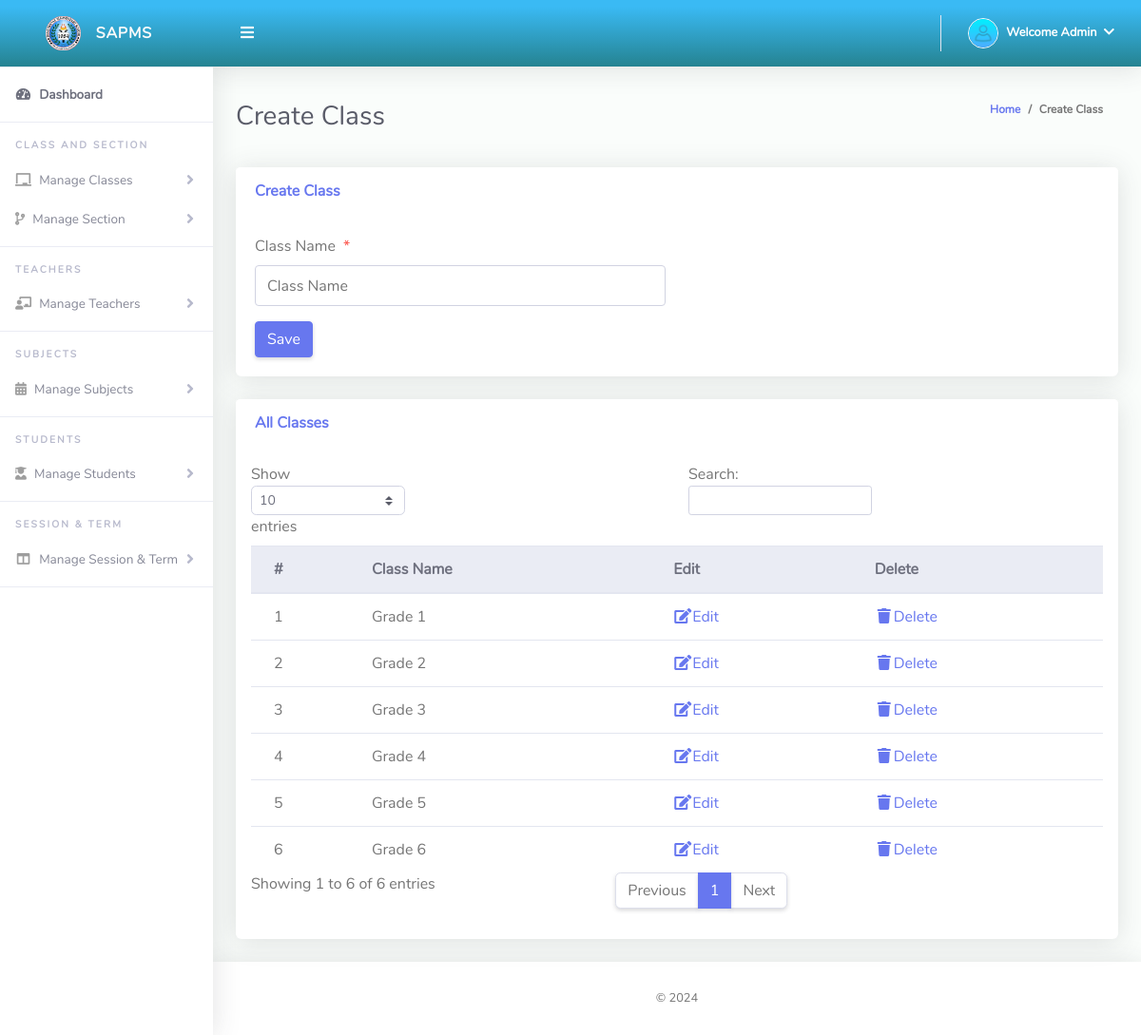
The app's page /Admin/createClass.php (signed in) with its own data.
### tables this page shows
CREATE TABLE `tblclass` (
  `Id` int(10) NOT NULL,
  `className` varchar(255) NOT NULL
);

### Admin/createClass.php (the view, shortened to what this page needs)
<?php
include '../Includes/dbcon.php';
?>
<!DOCTYPE html>
<html lang="en">
<head>
  <link href="../vendor/fontawesome-free/css/all.min.css" rel="stylesheet" type="text/css">
  <link href="../vendor/bootstrap/css/bootstrap.min.css" rel="stylesheet" type="text/css">
  <link href="css/ruang-admin.min.css" rel="stylesheet">
</head>
<body id="page-top">
  <div id="wrapper">
      <?php include "Includes/sidebar.php";?>
    <div id="content-wrapper" class="d-flex flex-column">
      <div id="content">
       <?php include "Includes/topbar.php";?>
        <div class="container-fluid" id="container-wrapper">
          <div class="d-sm-flex align-items-center justify-content-between mb-4">
            <h1 class="h3 mb-0 text-gray-800">Create Class</h1>
            <ol class="breadcrumb">
              <li class="breadcrumb-item"><a href="./">Home</a></li>
              <li class="breadcrumb-item active" aria-current="page">Create Class</li>
            </ol>
          </div>
          <div class="row">
            <div class="col-lg-12">
              <div class="card mb-4">
                <div class="card-header py-3 d-flex flex-row align-items-center justify-content-between">
                  <h6 class="m-0 font-weight-bold text-primary">Create Class</h6>
                </div>
                <div class="card-body">
                  <form method="post">
                    <div class="form-group row mb-3">
                        <div class="col-xl-6">
                            <label class="form-control-label">Class Name<span class="text-danger ml-2">*</span></label>
                      <input type="text" class="form-control" name="className" value="<?php echo $row['className'];?>" id="exampleInputFirstName" placeholder="Class Name">
                        </div>
                    </div>
                      <?php
                    if (isset($Id))
                    {
                    ?>
                    <button type="submit" name="update" class="btn btn-warning">Update</button>
                    &nbsp;&nbsp;&nbsp;&nbsp;&nbsp;&nbsp;&nbsp;&nbsp;&nbsp;&nbsp;
                    <?php
                    } else {
                    ?>
                    <button type="submit" name="save" class="btn btn-primary">Save</button>
                    <?php
                    }
                    ?>
                  </form>
                </div>
              </div>
                 <div class="row">
              <div class="col-lg-12">
              <div class="card mb-4">
                <div class="card-header py-3 d-flex flex-row align-items-center justify-content-between">
                  <h6 class="m-0 font-weight-bold text-primary">All Classes</h6>
                </div>
                <div class="table-responsive p-3">
                  <table class="table align-items-center table-flush table-hover" id="dataTableHover">
                    <thead class="thead-light">
                      <tr>
                        <th>#</th>
                        <th>Class Name</th>
                        <th>Edit</th>
                        <th>Delete</th>
                      </tr>
                    </thead>
                    <tbody>
                  <?php
                      $query = "SELECT * FROM tblclass";
                      $rs = $conn->query($query);
                      $num = $rs->num_rows;
                      $sn=0;
                      if($num > 0)
                      {
                        while ($rows = $rs->fetch_assoc())
                          {
                             $sn = $sn + 1;
                            echo"
                              <tr>
                                <td>".$sn."</td>
                                <td>".$rows['className']."</td>
                                <td><a href='?action=edit&Id=".$rows['Id']."'><i class='fas fa-fw fa-edit'></i>Edit</a></td>
                                <td><a href='?action=delete&Id=".$rows['Id']."'><i class='fas fa-fw fa-trash'></i>Delete</a></td>
                              </tr>";
                          }
                      }
                      else
                      {
                           echo
                           "<div class='alert alert-danger' role='alert'>
                            No Record Found!
                            </div>";
                      }
                      ?>
                    </tbody>
                  </table>
                </div>
              </div>
            </div>
            </div>
          </div>
        </div>
      </div>
       <?php include "Includes/footer.php";?>
    </div>
  </div>
</body>
</html>

### Admin/Includes/topbar.php (shortened to what this page needs)
<?php
  $query = "SELECT * FROM tbladmin WHERE Id = ".$_SESSION['userId']."";
  $rs = $conn->query($query);
  $rows = $rs->fetch_assoc();
  $fullName = $rows['firstName']." ".$rows['lastName'];
?>
<nav class="navbar navbar-expand navbar-light bg-gradient-info topbar mb-4 static-top">
          <button id="sidebarToggleTop" class="btn btn-link rounded-circle mr-3">
            <i class="fa fa-bars"></i>
          </button>
          <ul class="navbar-nav ml-auto">
            <li class="nav-item dropdown no-arrow">
              <a class="nav-link dropdown-toggle" href="#" id="userDropdown" role="button" data-toggle="dropdown"
                aria-haspopup="true" aria-expanded="false">
                <img class="img-profile rounded-circle" src="img/logo/attnlg.png" style="max-width: 60px">
               <span class="ml-2 d-none d-lg-inline text-white small">
                  <b>Welcome <?php echo $fullName;?></b>
                  <i class="fas fa-chevron-down ml-1"></i>
                </span>
              </a>
            </li>
          </ul>
        </nav>

### records on screen
tblclass: className "Grade 1"
tblclass: className "Grade 2"
tblclass: className "Grade 3"
tblclass: className "Grade 4"
tblclass: className "Grade 5"
tblclass: className "Grade 6"

### other values on screen
$fullName "Admin"
